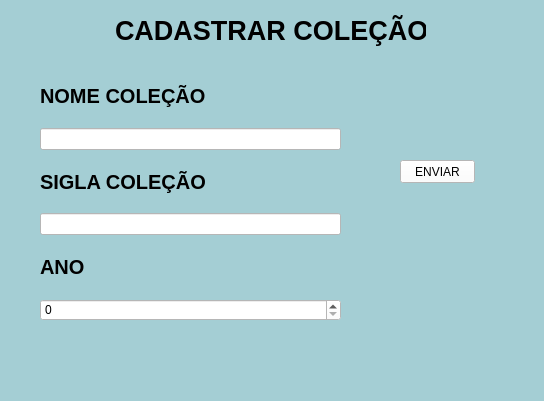
<?xml version="1.0" encoding="UTF-8"?>
<ui version="4.0">
 <class>MainWindow</class>
 <widget class="QMainWindow" name="MainWindow">
  <property name="geometry">
   <rect>
    <x>0</x>
    <y>0</y>
    <width>544</width>
    <height>401</height>
   </rect>
  </property>
  <property name="windowTitle">
   <string>MainWindow</string>
  </property>
  <property name="styleSheet">
   <string notr="true">background-color: rgb(164, 206, 212);</string>
  </property>
  <widget class="QWidget" name="centralwidget">
   <widget class="QLabel" name="label_8">
    <property name="enabled">
     <bool>false</bool>
    </property>
    <property name="geometry">
     <rect>
      <x>115</x>
      <y>10</y>
      <width>311</width>
      <height>41</height>
     </rect>
    </property>
    <property name="font">
     <font>
      <pointsize>20</pointsize>
      <weight>75</weight>
      <italic>false</italic>
      <bold>true</bold>
      <underline>false</underline>
      <strikeout>false</strikeout>
      <kerning>true</kerning>
     </font>
    </property>
    <property name="styleSheet">
     <string notr="true">color: rgb(0, 0, 0);
color: rgb(0, 0, 0);</string>
    </property>
    <property name="text">
     <string>CADASTRAR COLEÇÃO</string>
    </property>
    <property name="buddy">
     <cstring>nomeColecao</cstring>
    </property>
   </widget>
   <widget class="QWidget" name="verticalLayoutWidget">
    <property name="geometry">
     <rect>
      <x>40</x>
      <y>70</y>
      <width>301</width>
      <height>251</height>
     </rect>
    </property>
    <layout class="QVBoxLayout" name="verticalLayout">
     <item>
      <widget class="QLabel" name="label_6">
       <property name="font">
        <font>
         <pointsize>15</pointsize>
         <weight>75</weight>
         <bold>true</bold>
        </font>
       </property>
       <property name="styleSheet">
        <string notr="true">
color: rgb(0, 0, 0);</string>
       </property>
       <property name="text">
        <string>NOME COLEÇÃO</string>
       </property>
      </widget>
     </item>
     <item>
      <widget class="QLineEdit" name="nomeColecao">
       <property name="styleSheet">
        <string notr="true">background-color: rgb(255, 255, 255);</string>
       </property>
       <property name="text">
        <string/>
       </property>
      </widget>
     </item>
     <item>
      <widget class="QLabel" name="label_5">
       <property name="font">
        <font>
         <pointsize>15</pointsize>
         <weight>75</weight>
         <bold>true</bold>
        </font>
       </property>
       <property name="styleSheet">
        <string notr="true">
color: rgb(0, 0, 0);</string>
       </property>
       <property name="text">
        <string>SIGLA COLEÇÃO</string>
       </property>
       <property name="scaledContents">
        <bool>false</bool>
       </property>
       <property name="wordWrap">
        <bool>false</bool>
       </property>
      </widget>
     </item>
     <item>
      <widget class="QLineEdit" name="siglaColecao">
       <property name="styleSheet">
        <string notr="true">background-color: rgb(255, 255, 255);</string>
       </property>
       <property name="text">
        <string/>
       </property>
      </widget>
     </item>
     <item>
      <widget class="QLabel" name="label_4">
       <property name="font">
        <font>
         <pointsize>15</pointsize>
         <weight>75</weight>
         <bold>true</bold>
        </font>
       </property>
       <property name="styleSheet">
        <string notr="true">
color: rgb(0, 0, 0);</string>
       </property>
       <property name="text">
        <string>ANO</string>
       </property>
      </widget>
     </item>
     <item>
      <widget class="QSpinBox" name="ano">
       <property name="styleSheet">
        <string notr="true">background-color: rgb(255, 255, 255);</string>
       </property>
       <property name="maximum">
        <number>9999</number>
       </property>
      </widget>
     </item>
    </layout>
   </widget>
   <widget class="QPushButton" name="pushButton">
    <property name="geometry">
     <rect>
      <x>400</x>
      <y>160</y>
      <width>75</width>
      <height>23</height>
     </rect>
    </property>
    <property name="styleSheet">
     <string notr="true">background-color: rgb(255, 255, 255);</string>
    </property>
    <property name="text">
     <string>ENVIAR</string>
    </property>
   </widget>
   <widget class="QLabel" name="error">
    <property name="geometry">
     <rect>
      <x>350</x>
      <y>210</y>
      <width>181</width>
      <height>20</height>
     </rect>
    </property>
    <property name="styleSheet">
     <string notr="true">color: rgb(255, 0, 0);</string>
    </property>
    <property name="text">
     <string/>
    </property>
   </widget>
   <widget class="QLabel" name="correto">
    <property name="geometry">
     <rect>
      <x>350</x>
      <y>210</y>
      <width>181</width>
      <height>20</height>
     </rect>
    </property>
    <property name="styleSheet">
     <string notr="true">color: rgb(85, 170, 0);</string>
    </property>
    <property name="text">
     <string/>
    </property>
   </widget>
  </widget>
  <widget class="QMenuBar" name="menubar">
   <property name="geometry">
    <rect>
     <x>0</x>
     <y>0</y>
     <width>544</width>
     <height>21</height>
    </rect>
   </property>
  </widget>
  <widget class="QStatusBar" name="statusbar"/>
 </widget>
 <tabstops>
  <tabstop>nomeColecao</tabstop>
  <tabstop>siglaColecao</tabstop>
  <tabstop>ano</tabstop>
  <tabstop>pushButton</tabstop>
 </tabstops>
 <resources/>
 <connections/>
</ui>
